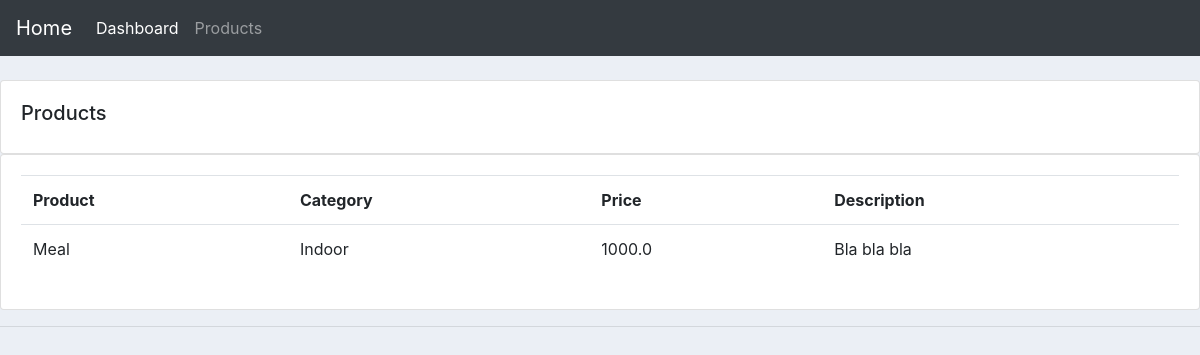
The page /products on the database as committed earlier.
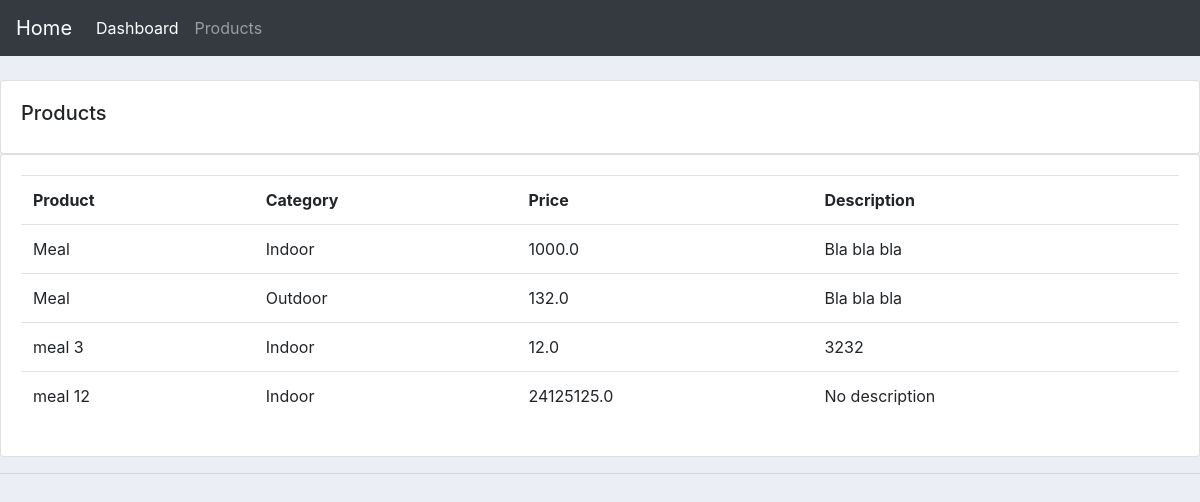
The same page on the database as committed later.
### accounts/models.py (models this page shows, shortened)
class Product(models.Model):
    CATEGORY = (
        ("Indoor", "Indoor"),
        ("Outdoor", "Outdoor"),
    )
    name = models.CharField(max_length=30, null=True)
    price = models.FloatField(null=True)
    category = models.CharField(max_length=30, null=True, choices=CATEGORY)
    description = models.CharField(max_length=200,
                                   null=True,
                                   default="No description",
                                   blank=True,
                                   )
    date_created = models.DateField(auto_now_add=True, null=True)

### accounts/views.py (the view)
# urls.py: path("products", views.products_view, name="products"),
def products_view(request):
    context = {"products": models.Product.objects.all()}
    return render(request, "accounts/products.html", context)

### accounts/templates/accounts/products.html
{% extends "accounts/main.html" %}
{% block content %}
		<br>
		<div class="row">
			<div class="col-md">
				<div class="card card-body">
					<h5>Products</h5>
				</div>
				<div class="card card-body">
					<table class="table">
						<tr>
							<th>Product</th>
							<th>Category</th>
							<th>Price</th>
                            <th>Description</th>
						</tr>
						{% for product in products %}
							<tr>
								<td>{{product.name}}</td>
								<td>{{product.category}}</td>
								<td>{{product.price}}</td>
                                <td>{{ product.description }}</td>
							</tr>
						{% endfor %}
					</table>
				</div>
			</div>
		</div>
{% endblock %}

### accounts/templates/accounts/main.html (shortened to what this page needs)
{% load static %}
<!DOCTYPE html>
<html lang="en">
<head>
    <link rel="stylesheet" href="https://stackpath.bootstrapcdn.com/bootstrap/4.3.1/css/bootstrap.min.css">
    <link rel="stylesheet" href="{% static "/css/main.css" %}">
</head>
<body>
    {% include "accounts/navbar.html" %}
    {% block content %}
    {% endblock %}
    <hr>
</body>
</html>

### accounts/templates/accounts/navbar.html (shortened to what this page needs)
<nav class="navbar navbar-expand-lg navbar-dark bg-dark">
  <a class="navbar-brand" href="{% url "home" %}">Home</a>
  <div class="collapse navbar-collapse" id="navbarNav">
    <ul class="navbar-nav">
      <li class="nav-item active">
        <a class="nav-link" href="{% url 'home' %}">Dashboard <span class="sr-only">(current)</span></a>
      </li>
      <li class="nav-item">
        <a class="nav-link" href="{% url 'products' %}">Products</a>
      </li>
    </ul>
  </div>
</nav>

### static/css/main.css (style rules this page uses)
body { background-color: #ebeff5; }

Rows that differ between the two databases and show on the page:
added Product: name "Meal", category "Outdoor", price "132.0", description "Bla bla bla"
added Product: name "meal 3", category "Indoor", price "12.0", description "3232"
added Product: name "meal 12", category "Indoor", price "24125125.0", description "No description"
